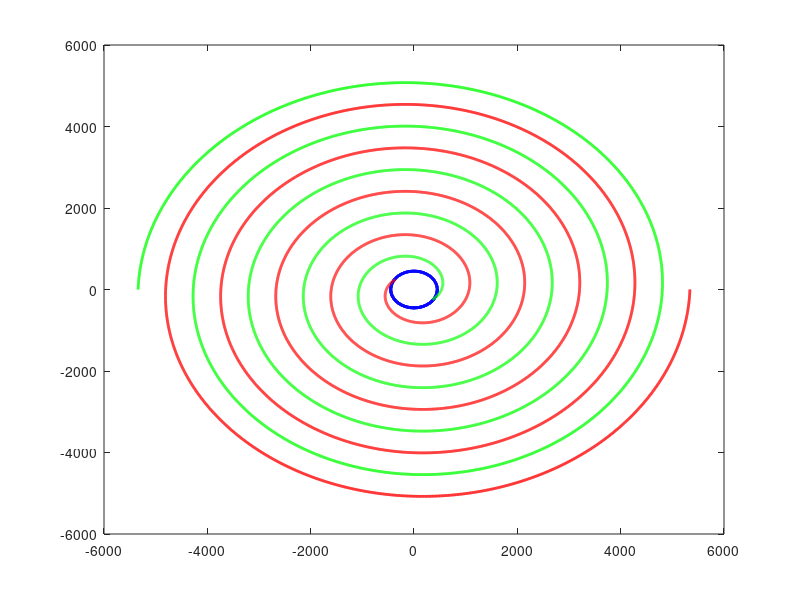

The MATLAB source for this figure: (Note: this script raises an error after producing the figure.)
clc; clear; close all;
radius = 450;
theta_circle = linspace(0.81*pi, 10*pi, 10000); % 生成从 0 到 2*pi 的点
x_circle = radius * cos(theta_circle);
y_circle = radius * sin(theta_circle);
figure;
plot(x_circle, y_circle, 'b-', 'LineWidth', 2);
hold on;
L = 3000;
a = 0;
b = 170;
theta_spiral = linspace(0.81*pi, 10*pi, 10000); % 螺旋线旋转了4圈
r_spiral = a + b * theta_spiral;
x_spiral = r_spiral .* cos(theta_spiral);
y_spiral = r_spiral .* sin(theta_spiral);
plot(x_spiral, y_spiral, 'r-', 'LineWidth', 2);
x_spiral_reverse = -x_spiral;
y_spiral_reverse = -y_spiral;
plot(x_spiral_reverse, y_spiral_reverse, 'g-', 'LineWidth', 2);
theta_intersect_pos = radius / b;  % 交点处的theta
r_intersect_pos = a + b * theta_intersect_pos;
x_intersect_pos = r_intersect_pos * cos(theta_intersect_pos);
y_intersect_pos = r_intersect_pos * sin(theta_intersect_pos);
dx_dtheta_pos = -r_intersect_pos * sin(theta_intersect_pos) + b * cos(theta_intersect_pos);
dy_dtheta_pos = r_intersect_pos * cos(theta_intersect_pos) + b * sin(theta_intersect_pos);
normal_vector_pos = [-dy_dtheta_pos, dx_dtheta_pos]; % 垂直于切向量
normal_vector_pos = normal_vector_pos / norm(normal_vector_pos);  % 单位化法向量
syms t;
x_line = x_intersect_pos + t * normal_vector_pos(1);
y_line = y_intersect_pos + t * normal_vector_pos(2);
eqn = (x_line)^2 + (y_line)^2 == radius^2;
sol_t = double(solve(eqn, t));
t_valid_pos = max(sol_t);
x_end_pos = x_intersect_pos + t_valid_pos * normal_vector_pos(1);
y_end_pos = y_intersect_pos + t_valid_pos * normal_vector_pos(2);
t_values = linspace(0, t_valid_pos, L);
x_points = x_intersect_pos + t_values * normal_vector_pos(1);
y_points = y_intersect_pos + t_values * normal_vector_pos(2);
x_intersect_neg = -x_intersect_pos;
y_intersect_neg = -y_intersect_pos;
normal_vector_neg = -normal_vector_pos;
x_line_neg = x_intersect_neg + t * normal_vector_neg(1);
y_line_neg = y_intersect_neg + t * normal_vector_neg(2);
eqn_neg = (x_line_neg)^2 + (y_line_neg)^2 == radius^2;
sol_t_neg = double(solve(eqn_neg, t));
t_valid_neg = max(sol_t_neg);
x_end_neg = x_intersect_neg + t_valid_neg * normal_vector_neg(1);
y_end_neg = y_intersect_neg + t_valid_neg * normal_vector_neg(2);
t_values_neg = linspace(0, t_valid_neg, L);
x_points_neg = x_intersect_neg + t_values_neg * normal_vector_neg(1);
y_points_neg = y_intersect_neg + t_values_neg * normal_vector_neg(2);
%% 计算 R1 和 R2 及其圆心位置
left_point = [x_points; y_points];
right_point = [x_points_neg; y_points_neg];
l_begin_in = left_point(:, 1);
r_begin_in = right_point(:, 1);
l_begin_end = left_point(:, end);
r_begin_end = right_point(:, end);
R1 = zeros(1, L);
for i = 1:L
    R1(i) = sqrt((left_point(1, i) - l_begin_in(1))^2 + (left_point(2, i) - l_begin_in(2))^2);
end
S = zeros(L, L);
R2 = zeros(1, L);
for i = 1:L
    for j = 1:L
        S(i,j) = sqrt((left_point(1, i) - right_point(1, j))^2 + (left_point(2, i) - right_point(2, j))^2);
        if abs(R1(i) + R1(j) - S(i,j)) <= 1
            label(i, j) = 1;
        end
    end
end
% 找到最接近的点对
[i, j] = find(label == 1);  % 找到满足条件的点
left_point_selected = left_point(:, i);
right_point_selected = right_point(:, j);
R2 = R1(j);
R1 = R1(i);
% 计算两圆心的平均位置，并求得最小的点
sum_ave = left_point_selected + right_point_selected;
S = sum_ave.^2;
SS = sum(S,1);
[A] = find(SS == min(SS));
left_point_place = left_point_selected(:,mean(A));
right_point_place = right_point_selected(:,mean(A));
% 绘制求解得到的两个圆心和其圆
R_avg = R1(mean(A));  % 使用 R1 作为两个圆的半径
% 计算 x_intersect_pos 和 y_intersect_pos 在左圆上对应的角度
theta_pos = atan2(y_intersect_pos - left_point_place(2), x_intersect_pos - left_point_place(1));
theta_pos_deg = rad2deg(theta_pos); % 转换为角度
theta_posA = atan2(left_point_place(2),left_point_place(1));
theta_posA_deg = rad2deg(theta_posA); % 转换为角度
theta = linspace(theta_pos_deg*pi/180, 0.9*pi-theta_posA_deg*pi/180, 2000);
% 输出角度
disp(['交点在左圆上的角度为：', num2str(theta_pos_deg), ' 度']);
% 绘制以 left_point_place 为圆心的圆
x_left_circle = R_avg * cos(theta) + left_point_place(1);
y_left_circle = R_avg * sin(theta) + left_point_place(2);
plot(x_left_circle, y_left_circle, 'm-', 'LineWidth', 2);
X=(x_intersect_neg+x_intersect_pos)/2;
Y=(y_intersect_neg+y_intersect_pos)/2;
RX=2*X-x_left_circle;
RY=2*Y-y_left_circle;
RX=flip(RX);
RY=flip(RY);
plot(RX, RY, 'm-', 'LineWidth', 2);
% 设置图形参数
axis equal;
title('螺旋线、圆及计算所得圆心');
xlabel('X轴');
ylabel('Y轴');
legend('圆', '正阿基米德螺线', '反阿基米德螺线', '交点', '法向量散点', 'Left Circle', 'Right Circle');
hold off;
XR=[x_left_circle(1:1987),(x_left_circle(1989:end)+RX(1:12))/2,RX(14:end)];
YR=[y_left_circle(1:1987),(y_left_circle(1989:end)+RY(1:12))/2,RY(14:end)];
x_spiral_reverse = -x_spiral;
y_spiral_reverse = -y_spiral;
%10000 3986 10000
% ans_get_x=[flip(x_spiral),XR,x_spiral_reverse];
% ans_get_y=[flip(y_spiral),YR,y_spiral_reverse];
ans_get_x=[flip(x_spiral),XR,x_spiral_reverse];
ans_get_y=[flip(y_spiral),YR,y_spiral_reverse];
way=[ans_get_x;ans_get_y];
plot(ans_get_x,ans_get_y)
save('问题四路径','way');